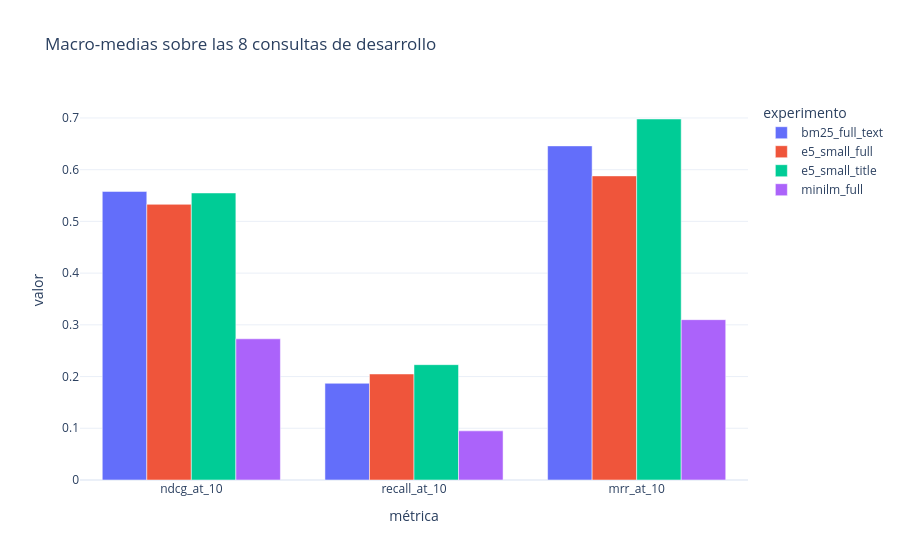

The notebook cell this image was saved under:
### Code cell
import plotly.express as px

long_macro = macro_table.melt(
    id_vars="experimento", var_name="métrica", value_name="valor"
)
px.bar(
    long_macro, x="métrica", y="valor", color="experimento",
    barmode="group", title="Macro-medias sobre las 8 consultas de desarrollo",
)

### Figure 1 — Plotly figure (JSON) as saved in the notebook; plotly's stock layout.template omitted (floating-point values rounded to 4 significant figures)
{"data": [{"alignmentgroup": "True", "hovertemplate": "experimento=bm25_full_text<br>métrica=%{x}<br>valor=%{y}<extra></extra>", "legendgroup": "bm25_full_text", "marker": {"color": "#636efa", "pattern": {"shape": ""}}, "name": "bm25_full_text", "offsetgroup": "bm25_full_text", "orientation": "v", "showlegend": true, "textposition": "auto", "type": "bar", "x": ["ndcg_at_10", "recall_at_10", "mrr_at_10"], "xaxis": "x", "y": [0.558, 0.187, 0.646], "yaxis": "y"}, {"alignmentgroup": "True", "hovertemplate": "experimento=e5_small_full<br>métrica=%{x}<br>valor=%{y}<extra></extra>", "legendgroup": "e5_small_full", "marker": {"color": "#EF553B", "pattern": {"shape": ""}}, "name": "e5_small_full", "offsetgroup": "e5_small_full", "orientation": "v", "showlegend": true, "textposition": "auto", "type": "bar", "x": ["ndcg_at_10", "recall_at_10", "mrr_at_10"], "xaxis": "x", "y": [0.533, 0.205, 0.588], "yaxis": "y"}, {"alignmentgroup": "True", "hovertemplate": "experimento=e5_small_title<br>métrica=%{x}<br>valor=%{y}<extra></extra>", "legendgroup": "e5_small_title", "marker": {"color": "#00cc96", "pattern": {"shape": ""}}, "name": "e5_small_title", "offsetgroup": "e5_small_title", "orientation": "v", "showlegend": true, "textposition": "auto", "type": "bar", "x": ["ndcg_at_10", "recall_at_10", "mrr_at_10"], "xaxis": "x", "y": [0.555, 0.223, 0.698], "yaxis": "y"}, {"alignmentgroup": "True", "hovertemplate": "experimento=minilm_full<br>métrica=%{x}<br>valor=%{y}<extra></extra>", "legendgroup": "minilm_full", "marker": {"color": "#ab63fa", "pattern": {"shape": ""}}, "name": "minilm_full", "offsetgroup": "minilm_full", "orientation": "v", "showlegend": true, "textposition": "auto", "type": "bar", "x": ["ndcg_at_10", "recall_at_10", "mrr_at_10"], "xaxis": "x", "y": [0.273, 0.095, 0.31], "yaxis": "y"}], "layout": {"barmode": "group", "legend": {"title": {"text": "experimento"}, "tracegroupgap": 0}, "title": {"text": "Macro-medias sobre las 8 consultas de desarrollo"}, "xaxis": {"anchor": "y", "domain": [0.0, 1.0], "title": {"text": "métrica"}}, "yaxis": {"anchor": "x", "domain": [0.0, 1.0], "title": {"text": "valor"}}}}
